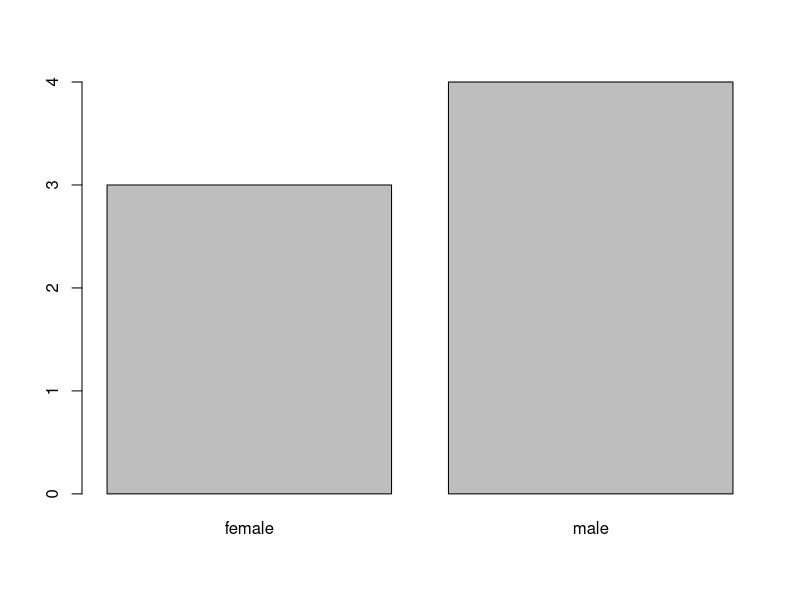
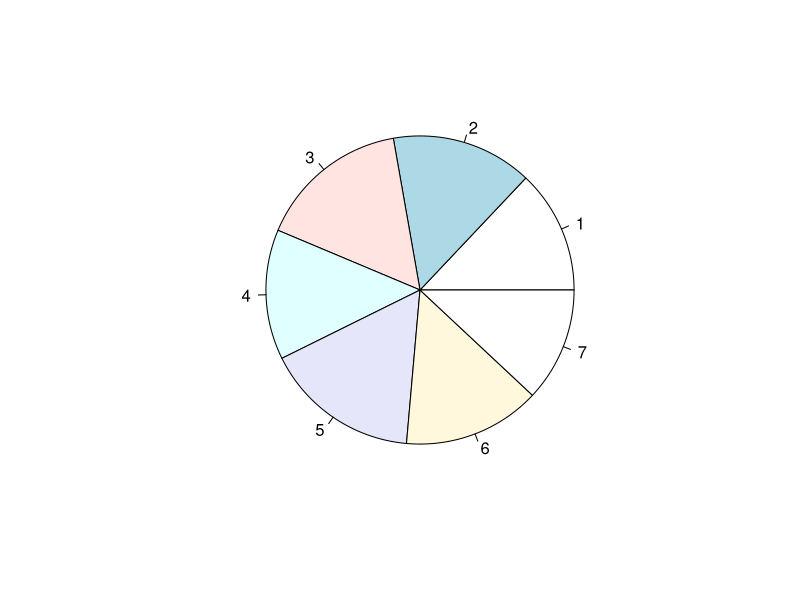

The R source for these figures, in order: (Note: this script raises an error after producing the figures.)
# Create the vectors for data frame.
height <- c(132,151,162,139,166,147,122)
weight <- c(48,49,66,53,67,52,40)
gender <- c("male","male","female","female","male","female","male")
plot(factor(gender))
# Create the data frame.
input_data <- data.frame(height,weight,gender) #테이블!
print(input_data)

# Test if the gender column is a factor.
print(is.factor(input_data$gender))

# Print the gender column so see the levels.
print(input_data$gender)

#파이차트
x <- c(input_data$height)
labels <- c(input_data$grade_name)
pie(x,labels)
#바 차트
barplot(c(grade.data$grade_mean))